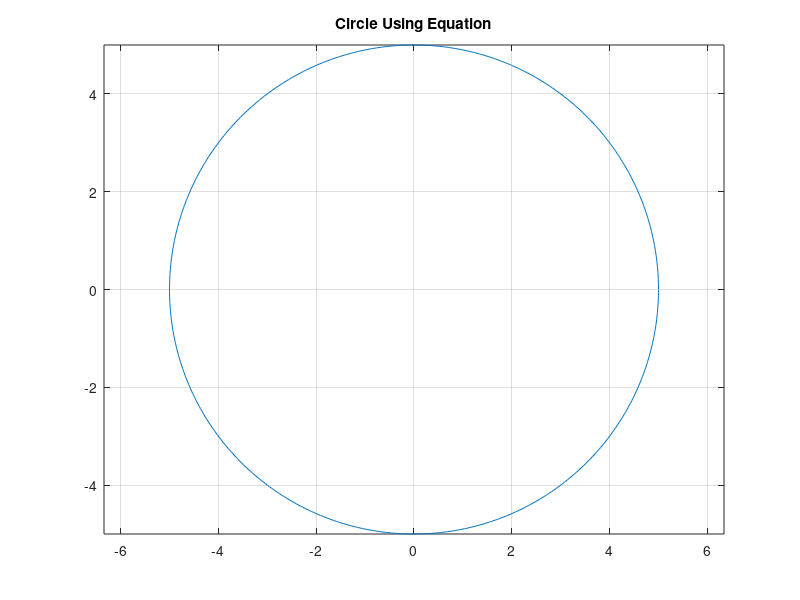

MATLAB code to generate this figure:
clc; clear; close all;

r = 5;
xc = 0; yc = 0;

theta = 0:0.01:2*pi;

x = xc + r*cos(theta);
y = yc + r*sin(theta);

plot(x, y);
axis equal;
grid on;
title('Circle Using Equation');
